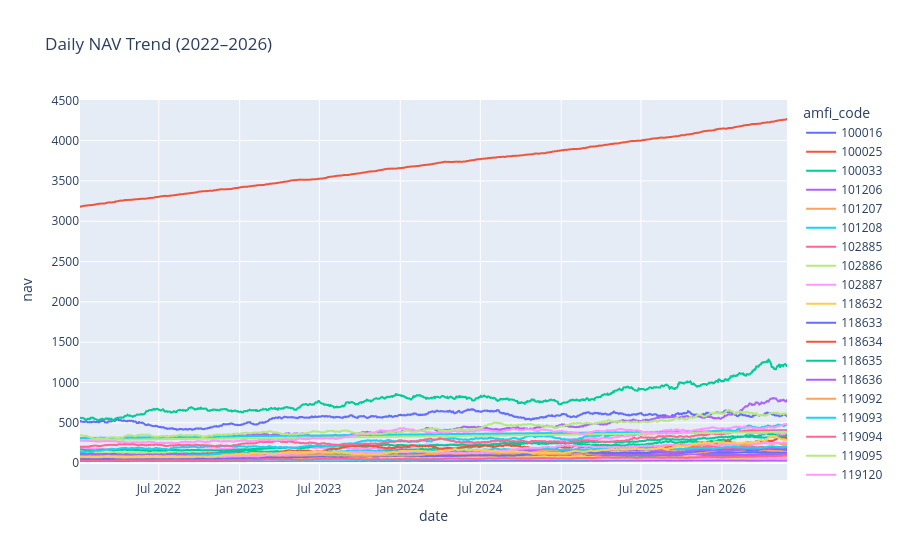

The notebook cell this image was saved under:
### Code cell
import plotly.express as px

fig = px.line(
    nav,
    x="date",
    y="nav",
    color="amfi_code",
    title="Daily NAV Trend (2022–2026)"
)

fig.show()

### Figure 1 — Plotly figure (JSON) as saved in the notebook; plotly's stock layout.template omitted (floating-point values rounded to 4 significant figures; data arrays with more than 128 entries replaced by an {"elided": "..."} marker saying what was removed)
{"data": [{"hovertemplate": "amfi_code=100016<br>date=%{x}<br>nav=%{y}<extra></extra>", "legendgroup": "100016", "line": {"color": "#636efa", "dash": "solid"}, "marker": {"symbol": "circle"}, "mode": "lines", "name": "100016", "showlegend": true, "type": "scattergl", "x": {"elided": "1150 str values"}, "xaxis": "x", "y": {"elided": "1150 float values"}, "yaxis": "y"}, {"hovertemplate": "amfi_code=100025<br>date=%{x}<br>nav=%{y}<extra></extra>", "legendgroup": "100025", "line": {"color": "#EF553B", "dash": "solid"}, "marker": {"symbol": "circle"}, "mode": "lines", "name": "100025", "showlegend": true, "type": "scattergl", "x": {"elided": "1150 str values"}, "xaxis": "x", "y": {"elided": "1150 float values"}, "yaxis": "y"}, {"hovertemplate": "amfi_code=100033<br>date=%{x}<br>nav=%{y}<extra></extra>", "legendgroup": "100033", "line": {"color": "#00cc96", "dash": "solid"}, "marker": {"symbol": "circle"}, "mode": "lines", "name": "100033", "showlegend": true, "type": "scattergl", "x": {"elided": "1150 str values"}, "xaxis": "x", "y": {"elided": "1150 float values"}, "yaxis": "y"}, {"hovertemplate": "amfi_code=101206<br>date=%{x}<br>nav=%{y}<extra></extra>", "legendgroup": "101206", "line": {"color": "#ab63fa", "dash": "solid"}, "marker": {"symbol": "circle"}, "mode": "lines", "name": "101206", "showlegend": true, "type": "scattergl", "x": {"elided": "1150 str values"}, "xaxis": "x", "y": {"elided": "1150 float values"}, "yaxis": "y"}, {"hovertemplate": "amfi_code=101207<br>date=%{x}<br>nav=%{y}<extra></extra>", "legendgroup": "101207", "line": {"color": "#FFA15A", "dash": "solid"}, "marker": {"symbol": "circle"}, "mode": "lines", "name": "101207", "showlegend": true, "type": "scattergl", "x": {"elided": "1150 str values"}, "xaxis": "x", "y": {"elided": "1150 float values"}, "yaxis": "y"}, {"hovertemplate": "amfi_code=101208<br>date=%{x}<br>nav=%{y}<extra></extra>", "legendgroup": "101208", "line": {"color": "#19d3f3", "dash": "solid"}, "marker": {"symbol": "circle"}, "mode": "lines", "name": "101208", "showlegend": true, "type": "scattergl", "x": {"elided": "1150 str values"}, "xaxis": "x", "y": {"elided": "1150 float values"}, "yaxis": "y"}, {"hovertemplate": "amfi_code=102885<br>date=%{x}<br>nav=%{y}<extra></extra>", "legendgroup": "102885", "line": {"color": "#FF6692", "dash": "solid"}, "marker": {"symbol": "circle"}, "mode": "lines", "name": "102885", "showlegend": true, "type": "scattergl", "x": {"elided": "1150 str values"}, "xaxis": "x", "y": {"elided": "1150 float values"}, "yaxis": "y"}, {"hovertemplate": "amfi_code=102886<br>date=%{x}<br>nav=%{y}<extra></extra>", "legendgroup": "102886", "line": {"color": "#B6E880", "dash": "solid"}, "marker": {"symbol": "circle"}, "mode": "lines", "name": "102886", "showlegend": true, "type": "scattergl", "x": {"elided": "1150 str values"}, "xaxis": "x", "y": {"elided": "1150 float values"}, "yaxis": "y"}, {"hovertemplate": "amfi_code=102887<br>date=%{x}<br>nav=%{y}<extra></extra>", "legendgroup": "102887", "line": {"color": "#FF97FF", "dash": "solid"}, "marker": {"symbol": "circle"}, "mode": "lines", "name": "102887", "showlegend": true, "type": "scattergl", "x": {"elided": "1150 str values"}, "xaxis": "x", "y": {"elided": "1150 float values"}, "yaxis": "y"}, {"hovertemplate": "amfi_code=118632<br>date=%{x}<br>nav=%{y}<extra></extra>", "legendgroup": "118632", "line": {"color": "#FECB52", "dash": "solid"}, "marker": {"symbol": "circle"}, "mode": "lines", "name": "118632", "showlegend": true, "type": "scattergl", "x": {"elided": "1150 str values"}, "xaxis": "x", "y": {"elided": "1150 float values"}, "yaxis": "y"}, {"hovertemplate": "amfi_code=118633<br>date=%{x}<br>nav=%{y}<extra></extra>", "legendgroup": "118633", "line": {"color": "#636efa", "dash": "solid"}, "marker": {"symbol": "circle"}, "mode": "lines", "name": "118633", "showlegend": true, "type": "scattergl", "x": {"elided": "1150 str values"}, "xaxis": "x", "y": {"elided": "1150 float values"}, "yaxis": "y"}, {"hovertemplate": "amfi_code=118634<br>date=%{x}<br>nav=%{y}<extra></extra>", "legendgroup": "118634", "line": {"color": "#EF553B", "dash": "solid"}, "marker": {"symbol": "circle"}, "mode": "lines", "name": "118634", "showlegend": true, "type": "scattergl", "x": {"elided": "1150 str values"}, "xaxis": "x", "y": {"elided": "1150 float values"}, "yaxis": "y"}, {"hovertemplate": "amfi_code=118635<br>date=%{x}<br>nav=%{y}<extra></extra>", "legendgroup": "118635", "line": {"color": "#00cc96", "dash": "solid"}, "marker": {"symbol": "circle"}, "mode": "lines", "name": "118635", "showlegend": true, "type": "scattergl", "x": {"elided": "1150 str values"}, "xaxis": "x", "y": {"elided": "1150 float values"}, "yaxis": "y"}, {"hovertemplate": "amfi_code=118636<br>date=%{x}<br>nav=%{y}<extra></extra>", "legendgroup": "118636", "line": {"color": "#ab63fa", "dash": "solid"}, "marker": {"symbol": "circle"}, "mode": "lines", "name": "118636", "showlegend": true, "type": "scattergl", "x": {"elided": "1150 str values"}, "xaxis": "x", "y": {"elided": "1150 float values"}, "yaxis": "y"}, {"hovertemplate": "amfi_code=119092<br>date=%{x}<br>nav=%{y}<extra></extra>", "legendgroup": "119092", "line": {"color": "#FFA15A", "dash": "solid"}, "marker": {"symbol": "circle"}, "mode": "lines", "name": "119092", "showlegend": true, "type": "scattergl", "x": {"elided": "1150 str values"}, "xaxis": "x", "y": {"elided": "1150 float values"}, "yaxis": "y"}, {"hovertemplate": "amfi_code=119093<br>date=%{x}<br>nav=%{y}<extra></extra>", "legendgroup": "119093", "line": {"color": "#19d3f3", "dash": "solid"}, "marker": {"symbol": "circle"}, "mode": "lines", "name": "119093", "showlegend": true, "type": "scattergl", "x": {"elided": "1150 str values"}, "xaxis": "x", "y": {"elided": "1150 float values"}, "yaxis": "y"}, {"hovertemplate": "amfi_code=119094<br>date=%{x}<br>nav=%{y}<extra></extra>", "legendgroup": "119094", "line": {"color": "#FF6692", "dash": "solid"}, "marker": {"symbol": "circle"}, "mode": "lines", "name": "119094", "showlegend": true, "type": "scattergl", "x": {"elided": "1150 str values"}, "xaxis": "x", "y": {"elided": "1150 float values"}, "yaxis": "y"}, {"hovertemplate": "amfi_code=119095<br>date=%{x}<br>nav=%{y}<extra></extra>", "legendgroup": "119095", "line": {"color": "#B6E880", "dash": "solid"}, "marker": {"symbol": "circle"}, "mode": "lines", "name": "119095", "showlegend": true, "type": "scattergl", "x": {"elided": "1150 str values"}, "xaxis": "x", "y": {"elided": "1150 float values"}, "yaxis": "y"}, {"hovertemplate": "amfi_code=119120<br>date=%{x}<br>nav=%{y}<extra></extra>", "legendgroup": "119120", "line": {"color": "#FF97FF", "dash": "solid"}, "marker": {"symbol": "circle"}, "mode": "lines", "name": "119120", "showlegend": true, "type": "scattergl", "x": {"elided": "1150 str values"}, "xaxis": "x", "y": {"elided": "1150 float values"}, "yaxis": "y"}, {"hovertemplate": "amfi_code=119551<br>date=%{x}<br>nav=%{y}<extra></extra>", "legendgroup": "119551", "line": {"color": "#FECB52", "dash": "solid"}, "marker": {"symbol": "circle"}, "mode": "lines", "name": "119551", "showlegend": true, "type": "scattergl", "x": {"elided": "1150 str values"}, "xaxis": "x", "y": {"elided": "1150 float values"}, "yaxis": "y"}, {"hovertemplate": "amfi_code=119552<br>date=%{x}<br>nav=%{y}<extra></extra>", "legendgroup": "119552", "line": {"color": "#636efa", "dash": "solid"}, "marker": {"symbol": "circle"}, "mode": "lines", "name": "119552", "showlegend": true, "type": "scattergl", "x": {"elided": "1150 str values"}, "xaxis": "x", "y": {"elided": "1150 float values"}, "yaxis": "y"}, {"hovertemplate": "amfi_code=119598<br>date=%{x}<br>nav=%{y}<extra></extra>", "legendgroup": "119598", "line": {"color": "#EF553B", "dash": "solid"}, "marker": {"symbol": "circle"}, "mode": "lines", "name": "119598", "showlegend": true, "type": "scattergl", "x": {"elided": "1150 str values"}, "xaxis": "x", "y": {"elided": "1150 float values"}, "yaxis": "y"}, {"hovertemplate": "amfi_code=119599<br>date=%{x}<br>nav=%{y}<extra></extra>", "legendgroup": "119599", "line": {"color": "#00cc96", "dash": "solid"}, "marker": {"symbol": "circle"}, "mode": "lines", "name": "119599", "showlegend": true, "type": "scattergl", "x": {"elided": "1150 str values"}, "xaxis": "x", "y": {"elided": "1150 float values"}, "yaxis": "y"}, {"hovertemplate": "amfi_code=120503<br>date=%{x}<br>nav=%{y}<extra></extra>", "legendgroup": "120503", "line": {"color": "#ab63fa", "dash": "solid"}, "marker": {"symbol": "circle"}, "mode": "lines", "name": "120503", "showlegend": true, "type": "scattergl", "x": {"elided": "1150 str values"}, "xaxis": "x", "y": {"elided": "1150 float values"}, "yaxis": "y"}, {"hovertemplate": "amfi_code=120504<br>date=%{x}<br>nav=%{y}<extra></extra>", "legendgroup": "120504", "line": {"color": "#FFA15A", "dash": "solid"}, "marker": {"symbol": "circle"}, "mode": "lines", "name": "120504", "showlegend": true, "type": "scattergl", "x": {"elided": "1150 str values"}, "xaxis": "x", "y": {"elided": "1150 float values"}, "yaxis": "y"}, {"hovertemplate": "amfi_code=120505<br>date=%{x}<br>nav=%{y}<extra></extra>", "legendgroup": "120505", "line": {"color": "#19d3f3", "dash": "solid"}, "marker": {"symbol": "circle"}, "mode": "lines", "name": "120505", "showlegend": true, "type": "scattergl", "x": {"elided": "1150 str values"}, "xaxis": "x", "y": {"elided": "1150 float values"}, "yaxis": "y"}, {"hovertemplate": "amfi_code=120506<br>date=%{x}<br>nav=%{y}<extra></extra>", "legendgroup": "120506", "line": {"color": "#FF6692", "dash": "solid"}, "marker": {"symbol": "circle"}, "mode": "lines", "name": "120506", "showlegend": true, "type": "scattergl", "x": {"elided": "1150 str values"}, "xaxis": "x", "y": {"elided": "1150 float values"}, "yaxis": "y"}, {"hovertemplate": "amfi_code=120507<br>date=%{x}<br>nav=%{y}<extra></extra>", "legendgroup": "120507", "line": {"color": "#B6E880", "dash": "solid"}, "marker": {"symbol": "circle"}, "mode": "lines", "name": "120507", "showlegend": true, "type": "scattergl", "x": {"elided": "1150 str values"}, "xaxis": "x", "y": {"elided": "1150 float values"}, "yaxis": "y"}, {"hovertemplate": "amfi_code=120841<br>date=%{x}<br>nav=%{y}<extra></extra>", "legendgroup": "120841", "line": {"color": "#FF97FF", "dash": "solid"}, "marker": {"symbol": "circle"}, "mode": "lines", "name": "120841", "showlegend": true, "type": "scattergl", "x": {"elided": "1150 str values"}, "xaxis": "x", "y": {"elided": "1150 float values"}, "yaxis": "y"}, {"hovertemplate": "amfi_code=120842<br>date=%{x}<br>nav=%{y}<extra></extra>", "legendgroup": "120842", "line": {"color": "#FECB52", "dash": "solid"}, "marker": {"symbol": "circle"}, "mode": "lines", "name": "120842", "showlegend": true, "type": "scattergl", "x": {"elided": "1150 str values"}, "xaxis": "x", "y": {"elided": "1150 float values"}, "yaxis": "y"}, {"hovertemplate": "amfi_code=120843<br>date=%{x}<br>nav=%{y}<extra></extra>", "legendgroup": "120843", "line": {"color": "#636efa", "dash": "solid"}, "marker": {"symbol": "circle"}, "mode": "lines", "name": "120843", "showlegend": true, "type": "scattergl", "x": {"elided": "1150 str values"}, "xaxis": "x", "y": {"elided": "1150 float values"}, "yaxis": "y"}, {"hovertemplate": "amfi_code=120844<br>date=%{x}<br>nav=%{y}<extra></extra>", "legendgroup": "120844", "line": {"color": "#EF553B", "dash": "solid"}, "marker": {"symbol": "circle"}, "mode": "lines", "name": "120844", "showlegend": true, "type": "scattergl", "x": {"elided": "1150 str values"}, "xaxis": "x", "y": {"elided": "1150 float values"}, "yaxis": "y"}, {"hovertemplate": "amfi_code=125497<br>date=%{x}<br>nav=%{y}<extra></extra>", "legendgroup": "125497", "line": {"color": "#00cc96", "dash": "solid"}, "marker": {"symbol": "circle"}, "mode": "lines", "name": "125497", "showlegend": true, "type": "scattergl", "x": {"elided": "1150 str values"}, "xaxis": "x", "y": {"elided": "1150 float values"}, "yaxis": "y"}, {"hovertemplate": "amfi_code=125498<br>date=%{x}<br>nav=%{y}<extra></extra>", "legendgroup": "125498", "line": {"color": "#ab63fa", "dash": "solid"}, "marker": {"symbol": "circle"}, "mode": "lines", "name": "125498", "showlegend": true, "type": "scattergl", "x": {"elided": "1150 str values"}, "xaxis": "x", "y": {"elided": "1150 float values"}, "yaxis": "y"}, {"hovertemplate": "amfi_code=148567<br>date=%{x}<br>nav=%{y}<extra></extra>", "legendgroup": "148567", "line": {"color": "#FFA15A", "dash": "solid"}, "marker": {"symbol": "circle"}, "mode": "lines", "name": "148567", "showlegend": true, "type": "scattergl", "x": {"elided": "1150 str values"}, "xaxis": "x", "y": {"elided": "1150 float values"}, "yaxis": "y"}, {"hovertemplate": "amfi_code=148568<br>date=%{x}<br>nav=%{y}<extra></extra>", "legendgroup": "148568", "line": {"color": "#19d3f3", "dash": "solid"}, "marker": {"symbol": "circle"}, "mode": "lines", "name": "148568", "showlegend": true, "type": "scattergl", "x": {"elided": "1150 str values"}, "xaxis": "x", "y": {"elided": "1150 float values"}, "yaxis": "y"}, {"hovertemplate": "amfi_code=148569<br>date=%{x}<br>nav=%{y}<extra></extra>", "legendgroup": "148569", "line": {"color": "#FF6692", "dash": "solid"}, "marker": {"symbol": "circle"}, "mode": "lines", "name": "148569", "showlegend": true, "type": "scattergl", "x": {"elided": "1150 str values"}, "xaxis": "x", "y": {"elided": "1150 float values"}, "yaxis": "y"}, {"hovertemplate": "amfi_code=149322<br>date=%{x}<br>nav=%{y}<extra></extra>", "legendgroup": "149322", "line": {"color": "#B6E880", "dash": "solid"}, "marker": {"symbol": "circle"}, "mode": "lines", "name": "149322", "showlegend": true, "type": "scattergl", "x": {"elided": "1150 str values"}, "xaxis": "x", "y": {"elided": "1150 float values"}, "yaxis": "y"}, {"hovertemplate": "amfi_code=149323<br>date=%{x}<br>nav=%{y}<extra></extra>", "legendgroup": "149323", "line": {"color": "#FF97FF", "dash": "solid"}, "marker": {"symbol": "circle"}, "mode": "lines", "name": "149323", "showlegend": true, "type": "scattergl", "x": {"elided": "1150 str values"}, "xaxis": "x", "y": {"elided": "1150 float values"}, "yaxis": "y"}, {"hovertemplate": "amfi_code=149324<br>date=%{x}<br>nav=%{y}<extra></extra>", "legendgroup": "149324", "line": {"color": "#FECB52", "dash": "solid"}, "marker": {"symbol": "circle"}, "mode": "lines", "name": "149324", "showlegend": true, "type": "scattergl", "x": {"elided": "1150 str values"}, "xaxis": "x", "y": {"elided": "1150 float values"}, "yaxis": "y"}], "layout": {"legend": {"title": {"text": "amfi_code"}, "tracegroupgap": 0}, "title": {"text": "Daily NAV Trend (2022–2026)"}, "xaxis": {"anchor": "y", "domain": [0, 1], "title": {"text": "date"}}, "yaxis": {"anchor": "x", "domain": [0, 1], "title": {"text": "nav"}}}}
